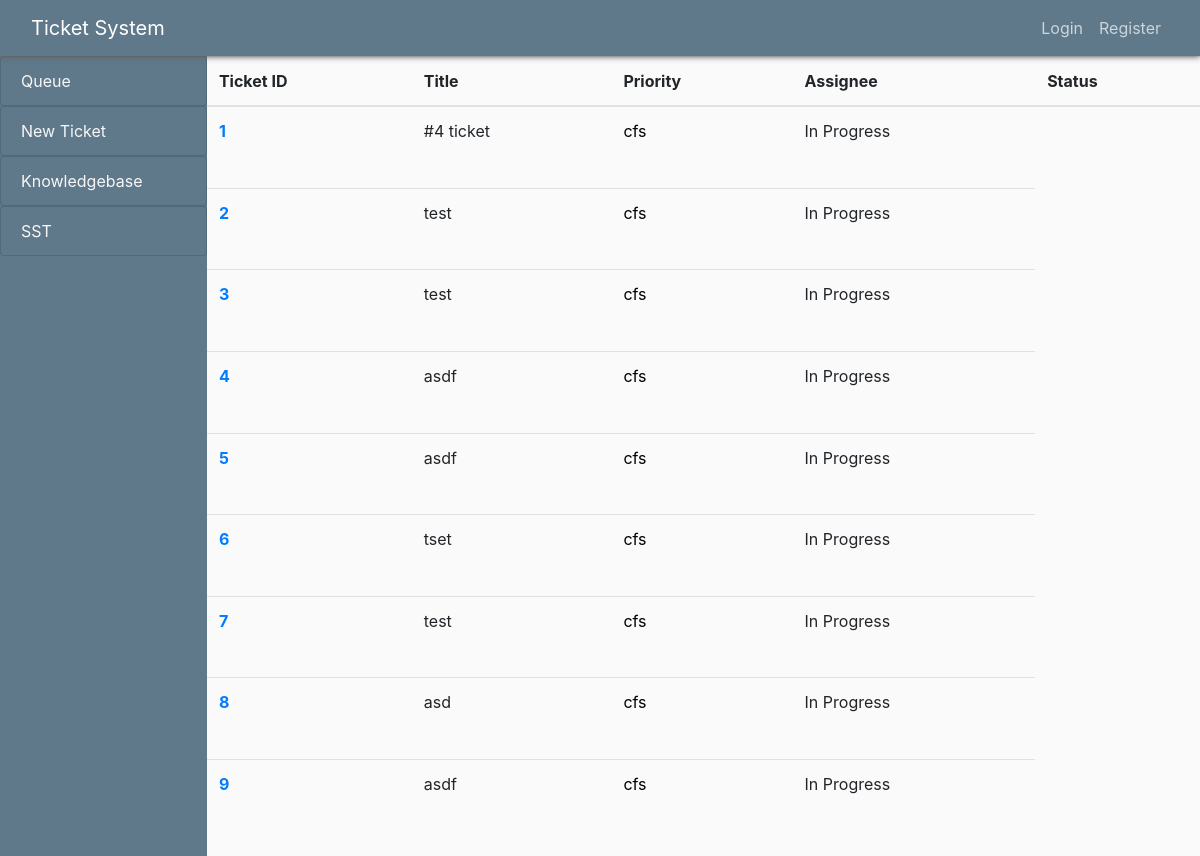
The app's page /, older data.
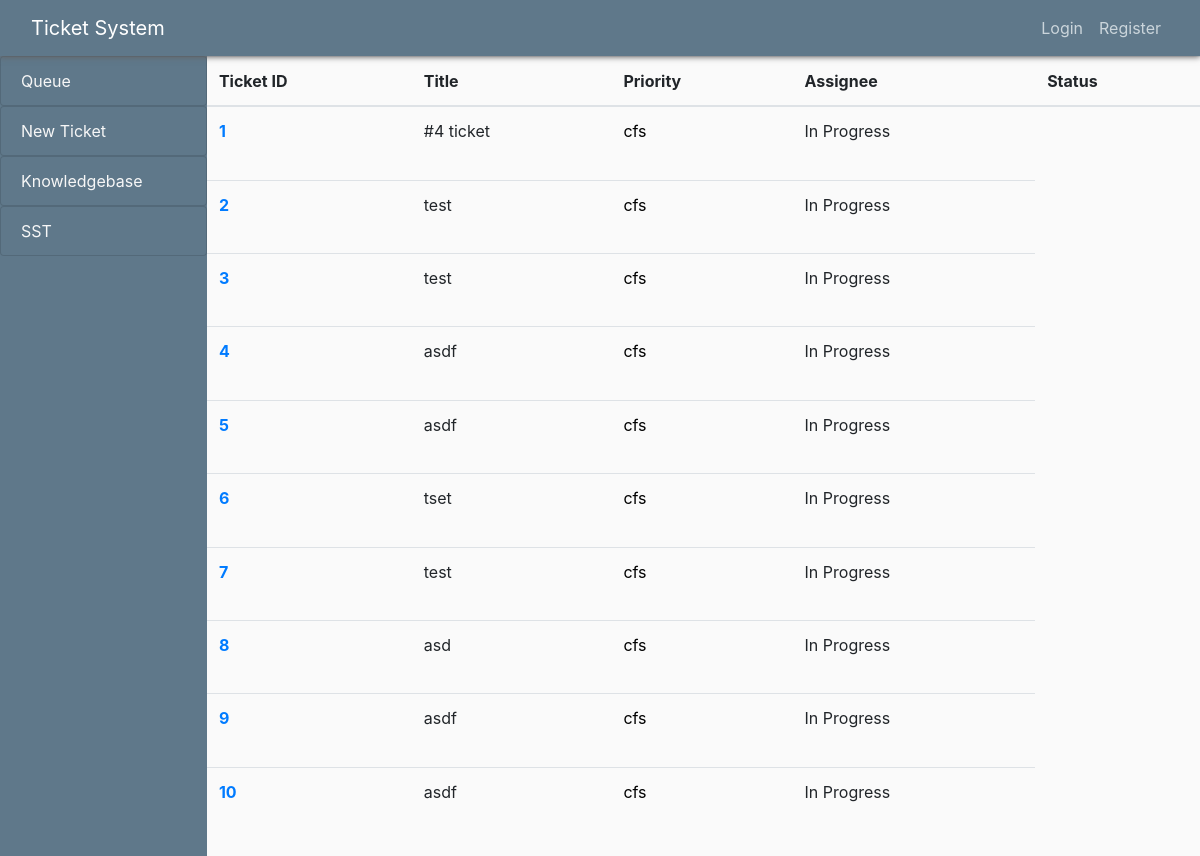
The same page, newer data.
### blog/models.py (models this page shows, shortened)
class Post(models.Model):
    title = models.CharField(max_length=100)
    description = models.TextField()
    date_posted = models.DateTimeField(default=timezone.now)
    author = models.ForeignKey(User, on_delete=models.CASCADE) # FIX: Users tickets do not get deleted when
    TICKET_PRIORITY = [
        ('4 - Low', '4 - Low'),
        ('3 - Averege', '3 - Averege'),
        ('2 - High', '2 - High'),
        ('1 - Critical', '1 - Critical'),
    ]
    priority = models.CharField(max_length=12, choices=TICKET_PRIORITY, default='4 - Low')
    TICKET_STATUS = [
        ('Work in progress', 'Work in progress'),
        ('Pending customer', 'Pending customer'),
        ('Pending vendor', 'Pending vendor'),
        ('Closed', 'Closed'),
    ]
    status = models.CharField(max_length=50, choices=TICKET_STATUS, default='In Progress')

### blog/views.py (the view)
# urls.py: path('', PostListView.as_view(), name='blog-home'),
class PostListView(ListView):
    model = Post
    template_name = 'blog/home.html' # <app>/<model>_<viewtype>.html
    context_object_name = 'posts'

### blog/templates/blog/home.html (shortened to what this page needs)
{% extends "blog/base.html" %}
{% block content %}
    <table class="table table-hover">
      <thead>
        <tr>
          <th scope="col">Ticket ID</th>
          <th scope="col">Title</th>
          <th scope="col">Priority</th>
          <th scope="col">Assignee</th>
          <th scope="col">Status</th>
        </tr>
      </thead>
      <tbody>
      {% for post in posts %}
          <tr>
            <th scope="row" class="ticket_number"><a href="{% url 'post-detail' post.id %}">{{ forloop.counter }}</a></th>
            <td>{{ post.title }}</td>
            <td><a href="{% url 'profile' %}"> {{ post.author }}</a></td>
            <td>{{ post.status }}</td>
          </tr>
      {% endfor %}
      </tbody>
    </table>
{% endblock content %}

Row changes from the older to the newer data that the page shows:
added Post: title "asdf", author "cfs", status "In Progress"
